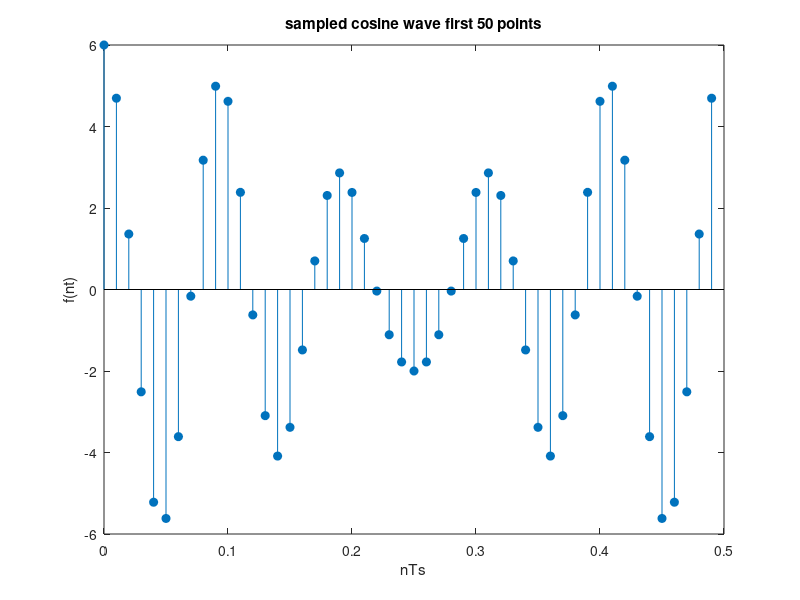
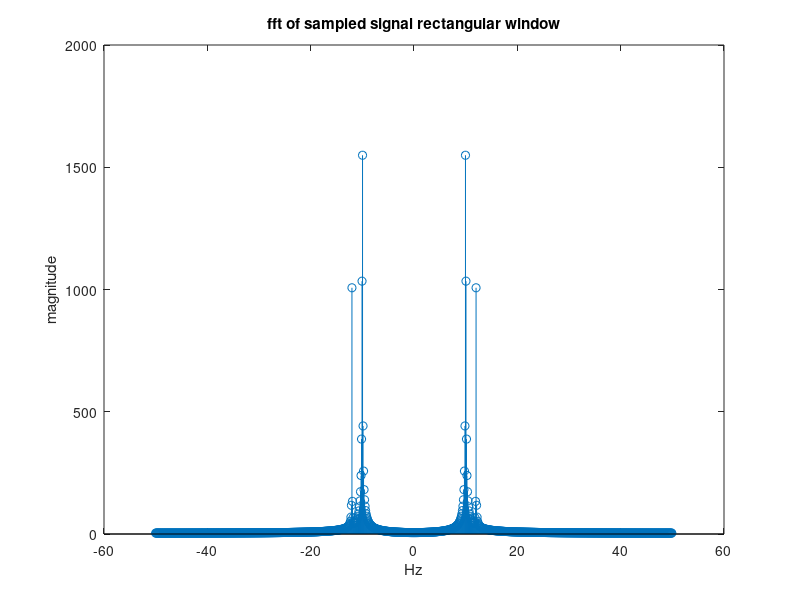
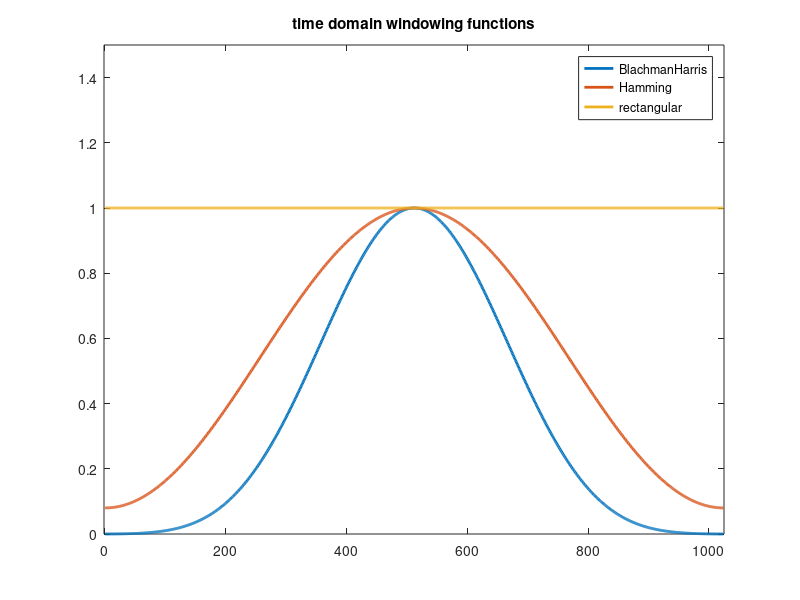
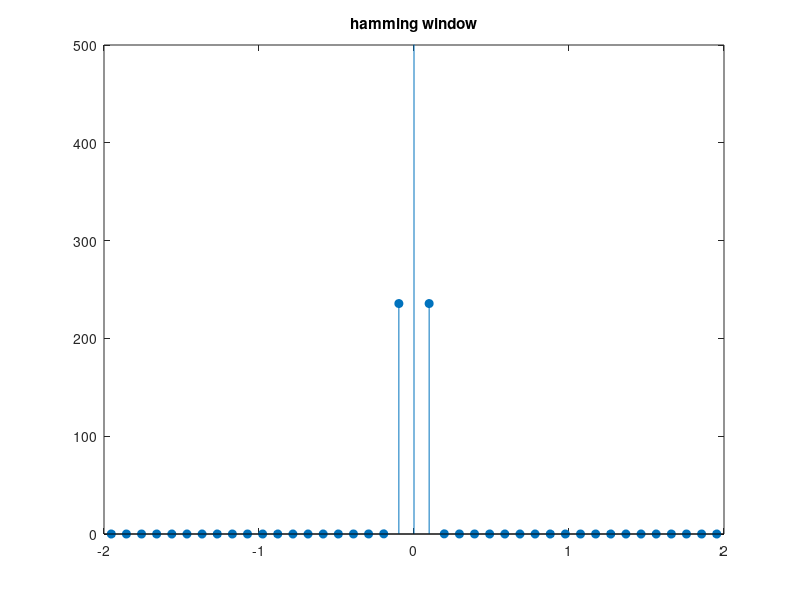

Reproduce these figures in MATLAB, in order.
%% ECE-S390 Summer 2013 windowing functions demo
%% Description
% demonstration of fft, windows and plotting techniques
% 7/9/2012
% Dr. Tom Chmielewski

%% Define a bandlimited signal with two single sine waves
f = 10; %frequency in Hz
f2 = 12;
Fs = 10*f;  % sample fast
Ts = 1/Fs;  % sampling period

N = 1024;  % number of samples
n = 0:1:N-1;  % index note
sig = 4*cos(2*pi*f*n*Ts)+ 2*cos(2*pi*f2*n*Ts);

% plot signal but only first 50 points
nd = 1:1:50;
figure
stem((nd-1)*Ts, sig(nd), 'filled')
title('sampled cosine wave first 50 points')
xlabel('nTs')
ylabel('f(nt)')

%% take the fft and display the magnitude

bin_inc = Fs/N;
bin_vals = bin_inc*((-N/2):1:((N/2)-1));
figure
stem(bin_vals, abs(fftshift(fft(sig))));
title('fft of sampled signal rectangular window')
xlabel('Hz')
ylabel('magnitude')

%% now apply a windowing function prior to displaying fft
L = N;
wham = window(@hamming,L);
whan = window(@hann,L);
wbl = window(@blackmanharris,L);
wr = window(@rectwin, L);

%% plot time domain windowing functions
figure
plot(1:L,[wbl, wham,  wr], 'linewidth', 2); axis([-1 L+1 0 1.5]);
legend( 'BlachmanHarris', 'Hamming', 'rectangular');
title('windowing functions for L = 1024')
title('time domain windowing functions')

%% plot fft of windowing functions
figure
stem(bin_vals, abs(fftshift(fft(wham))), 'filled')
title('hamming window')
axis([-2, 2, 0, 500])
figure
stem(bin_vals, abs(fftshift(fft(wbl))), 'filled')
title('BlackmanHarris window')
axis([-2, 2, 0,500])
%% show fft of signal mutlitpied by windowing functins

sig_ham = sig.*wham';  % take transpose col vector
sig_wbl = sig.*wbl';

figure
stem(bin_vals, abs(fftshift(fft(sig))));
title('fft of sampled signal rectangular window')
xlabel('Hz')
ylabel('magnitude')
figure
stem(bin_vals, abs(fftshift(fft(sig_ham))));
title('fft of sampled signal hamming window')
xlabel('Hz')
ylabel('magnitude')
figure
stem(bin_vals, abs(fftshift(fft(sig_wbl))));
title('fft of sampled signal BlackmanHarris window')
xlabel('Hz')
ylabel('magnitude')

%% redo with only +/- 20 Hz
figure
stem(bin_vals, abs(fftshift(fft(sig))));
title('fft of sampled signal rectangular window')
xlabel('Hz')
ylabel('magnitude')
axis([-20, 20, 0, 1000])
figure
stem(bin_vals, abs(fftshift(fft(sig_ham))));
title('fft of sampled signal hamming window')
xlabel('Hz')
ylabel('magnitude')
axis([-20, 20, 0, 1000])
figure
stem(bin_vals, abs(fftshift(fft(sig_wbl))));
title('fft of sampled signal BlackmanHarris window')
xlabel('Hz')
ylabel('magnitude')
axis([-20, 20, 0, 1000])
